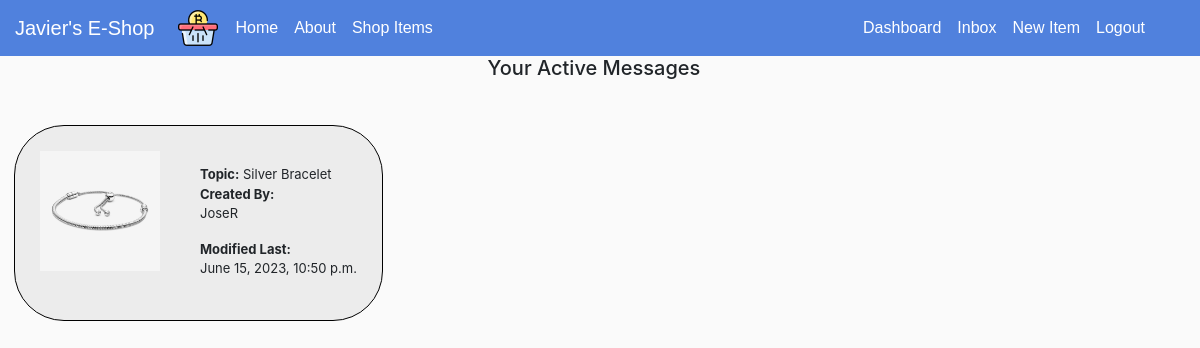
The page /inbox/ (signed in) on the database its author committed.
### users/models.py (models this page shows)
class Conversation(models.Model):
    item = models.ForeignKey(Item, related_name='conversations', on_delete=models.CASCADE)
    members = models.ManyToManyField(User, related_name='conversations')
    created_at = models.DateTimeField(auto_now_add=True)
    modified_at = models.DateTimeField(auto_now=True)
    class Meta:
        ordering=('-modified_at',)

### core/models.py (models this page shows, shortened)
class Item(models.Model):
    category = models.ForeignKey(Category, related_name= 'items', on_delete=models.CASCADE, default= 1)
    name = models.CharField(max_length = 255)
    description = models.TextField(blank = True, null=True)
    price = models.FloatField()
    image = models.ImageField(upload_to="item_images", blank=True,null=True)
    is_sold = models.BooleanField(default=False)
    created_by = models.ForeignKey(User,related_name='items', on_delete= models.CASCADE)
    created_at = models.DateTimeField(auto_now_add=True)

### core/views.py (the view)
# urls.py: path('inbox/', views.inbox, name = 'inbox'),
@login_required
def inbox(request):
    conversations = Conversation.objects.filter(members__in=[request.user.id])
    return render(request, 'core/inbox.html', {'conversations':conversations})

### core/templates/core/inbox.html
{%extends "core/base.html"%}
{% block content %}
<h2 class="new_inbox text-center">Your Active Messages</h2>
<div class="grid_inbox">
    {% for conversation in conversations %}
    <div class="conversation_div">
    <a href="{%url 'inbox_convo' conversation.id %}">
        <div class="convo-image">
            <img src="{{ conversation.item.image.url }}" width="120px" >
        </div>
    </a>
        <div class="member_names">
            {% for member in conversation.members.all %}
                {% if member != request.user %}
                <div class="topic_info"><strong>Topic:</strong> {{conversation.item.name}}</div>
                <strong>Created By:</strong>
                <p class="p-member">{{member.username}}</p>
                <strong>Modified Last:</strong>
                <p> {{conversation.modified_at}}</p>
                {% endif %}
            {% endfor %}
          </div>
        </div>
    {% endfor %}
</div>
{% endblock %}

### core/static/core/main.css (style rules this page uses)
body { background: #fafafa; margin-top: 42pt; overflow: auto; height: 150%; }
a { text-decoration: none; color: initial; font-family:Arial; display: block; }
.new_items,.new_inbox { font-size: 20px; text-align: justify; padding-left: 20px; padding-bottom: 30px; }
.conversation_div { display:flex; background-color: #e3e3e392; border-radius: 50px; border: 1px solid black; text-align: center; width:fit-content; padding-top: 25px; padding-left: 25px; padding-right: 25px; padding-bottom: 25px; flex-wrap: wrap; row-gap: 20px; column-gap: 20px; margin: 15px 0 0 15px; }
.member_names { display:block; text-align: left; align-items: right; padding-top: 14px; font-size: 13px; padding-left: 20px; }

### rows shown on the page
Conversation: item.image (picture), item.name "Silver Bracelet", modified_at "June 15, 2023, 10:50 p.m."

### other values the page prints
{{ member.username }} "JoseR"
